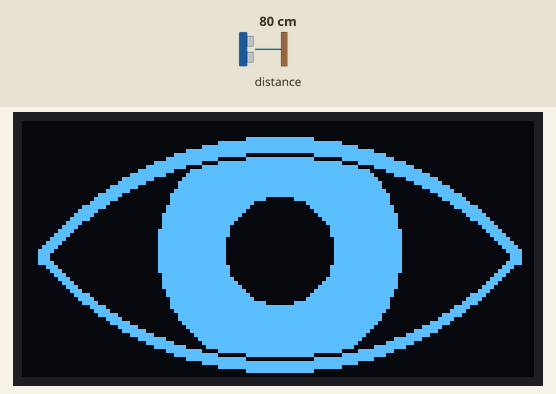
The sketch below on a simulated Arduino Uno, built for the host (arithmetic inside an expression is 32-bit, double 64-bit). On the bench: 128×64 one-colour display. Inputs (shaded band) come from the test bench; at power-on: distance to the obstacle 80 cm. Random numbers use the default seed unless the sketch sets one.

Above: at 1.2 s.
1.3 s: distance to the obstacle set to 2 cm
2.8 s: distance to the obstacle set to 35 cm
At 5.0 s:
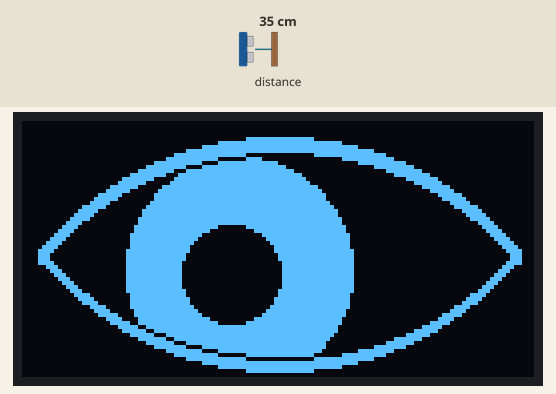
5.4 s: distance to the obstacle set to 4 cm
At 5.43 s:
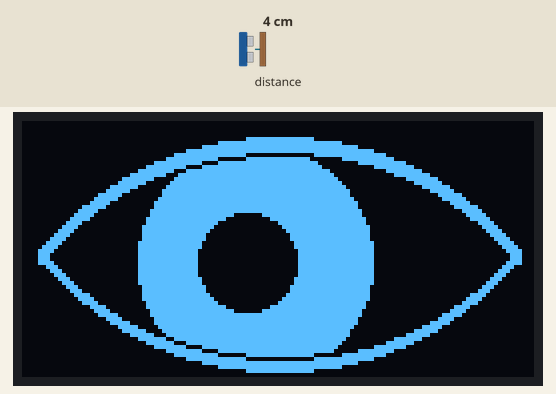
Timing chart, 0 to 8.4 s (numbered marks = the images above; inputs shaded):
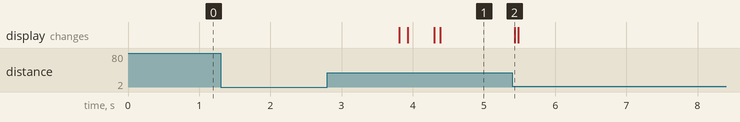

The sketch:

Object_Tracking_Eye.ino
```cpp
#include "EyeDisplay.h"
#include <Wire.h>
#include <SparkFun_APDS9960.h>

EyeDisplay eye(-1);
SparkFun_APDS9960 apds = SparkFun_APDS9960();

enum State { IDLE, ALERT };
State state = IDLE;

uint8_t proximityData = 0;
constexpr uint8_t nearThreshold = 30;

unsigned long lastAlert;
unsigned long alertDuration = 1000;

void setup() {
    randomSeed(analogRead(0));
    // Serial.begin(9600);

    // Enable gesture sensor and proximity sensor, with no interrupt
    apds.init();
    apds.enableGestureSensor(false);
    apds.setProximityGain(PGAIN_2X);
    apds.enableProximitySensor(false);

    eye.begin();
    setIdle();
}

void loop() {
    apds.readProximity(proximityData);
    apds.clearProximityInt();
    if (proximityData > nearThreshold) {
        setAlert();
    } else if (millis() - lastAlert > alertDuration) {
        setIdle();
    }

    if (state == IDLE)
        runIdle();

    eye.update();
}

unsigned long lastBlink;
unsigned long lastMove;
unsigned long minBlinkInterval = 5000;
unsigned long maxMoveInterval = 1500;
int blinkFreq = 250;
int moveFreq = 70;

void setIdle() {
    state = State::IDLE;

    eye.setIrisSpeed(1.5);
    eye.setTopSpeed(5);
}

void setAlert() {
    state = State::ALERT;
    lastAlert = millis();

    eye.setIrisSpeed(4);
    eye.moveIris(0, 0);
    eye.moveTop(EyeDisplay::top_d0);
    while (eye.isIrisMoving() || eye.isTopMoving()) {
        eye.update();
    }

    if (apds.isGestureAvailable()) {
        switch (apds.readGesture()) {
            case DIR_UP:
                eye.moveIris(0, 20); break;
            case DIR_DOWN:
                eye.moveIris(0, -20); break;
            case DIR_LEFT:
                eye.moveIris(25, 0); break;
            case DIR_RIGHT:
                eye.moveIris(-25, 0); break;
            default:
                eye.moveIris(0, 0);
        }
    }
}

void runIdle() {
    if (millis() - lastBlink > minBlinkInterval && random(blinkFreq) == 0) {
        eye.blink();
        lastBlink = millis();
    }
    if (millis() - lastMove > maxMoveInterval || random(moveFreq) == 0) {
        eye.moveIris(random(-10, 11), random(-8, 9));
        lastMove = millis();
    }
}

void runAlert() {
}
```

EyeDisplay.cpp
```cpp
#include "EyeDisplay.h"

EyeDisplay::EyeDisplay(uint8_t rst_pin) :
display(screenWidth, screenHeight, &Wire, rst_pin) {}

void EyeDisplay::begin() {
    // Begin. Read address is 0x3C.
    display.begin(SSD1306_SWITCHCAPVCC, 0x3C);
}

void EyeDisplay::update() {
    // Check if current pos exceeded final pos
    updateMove(iris_x, iris_xf, iris_dx);
    updateMove(iris_y, iris_yf, iris_dy);
    updateMove(top_d, top_df, top_dd);

    // Blink update
    if (isBlinking) {
        if (top_d == top_d0) {
            isBlinking = false;
        }
        if (top_d == btm_d0) {
            moveTop(top_d0);
        }
    }

    draw();
}

void EyeDisplay::moveIris(float x, float y) {
    iris_xf = x;
    iris_yf = y;

    float delta_x = iris_xf - iris_x;
    float delta_y = iris_yf - iris_y;
    float distance = sqrt(delta_x * delta_x + delta_y * delta_y);

    iris_dx = (distance == 0) ? 0 : delta_x / distance * iris_v;
    iris_dy = (distance == 0) ? 0 : delta_y / distance * iris_v;
}

void EyeDisplay::moveTop(float d) {
    top_df = d;

    top_dd = (top_df - top_d >= 0) ? top_v : - top_v;
}

void EyeDisplay::setIrisSpeed(float v) {
    iris_dx *= v / iris_v;
    iris_dy *= v / iris_v;

    iris_v = v;
}

void EyeDisplay::setTopSpeed(float v) {
    top_dd *= v / top_v;

    top_v = v;
}

bool EyeDisplay::isIrisMoving() {
    return iris_dy != 0 && iris_dx != 0;
}

bool EyeDisplay::isTopMoving() {
    return top_dd != 0;
}

void EyeDisplay::blink() {
    isBlinking = true;
    moveTop(btm_d0);
}

void EyeDisplay::updateMove(float &x, float &xf, float &dx) {
    x += dx;
    if ((dx >= 0 ? 1 : -1) * (xf - x) < 0) {
        dx = 0;
        x = xf;
    }
}


/** ---------------------
*** Drawing functions
**/

void EyeDisplay::draw() {
    display.clearDisplay();

    // Draw iris + pupil
    drawIris(iris_x, iris_y);
    drawPupil(iris_x, iris_y);

    // Remove overlap
    rmOverlapLid(center_x, center_y + 4, lidLength, top_d, true);
    rmOverlapLid(center_x, center_y - 1, lidLength, btm_d0, false);

    drawLid(center_x, center_y, lidLength, top_d, 4);
    drawLid(center_x, center_y, lidLength, btm_d0, 3);

    display.display();
}

void EyeDisplay::drawIris(int off_x, int off_y) {
    double d = sqrt(off_x * off_x + off_y * off_y);
    int x = iris_x0 + off_x;
    int y = iris_y0 + off_y;
    int r = iris_r0 - d / 10;

    display.fillCircle(x, y, r, WHITE);
}

void EyeDisplay::drawPupil(int off_x, int off_y) {
    double d = sqrt(off_x * off_x + off_y * off_y);
    int x = iris_x0 + off_x * 1.2;
    int y = iris_y0 + off_y * 1.2;
    int r = pupil_r0 - d / 20;

    display.fillCircle(x, y, r, BLACK);
}


/* function drawLid()
Similar to writeCircle() from the gfx library
Rewritten to support stacking of the same circle, and to skip some section of the circle
*/
void EyeDisplay::drawLid(int x0, int yp, int c, int d, uint16_t stack) {
    // Special case d = 0
    // draw straight line instead of arc
    if (d == 0) {
        display.writeFillRect(
            x0 - c, yp, 2*c + 1, stack, WHITE);
        return;
    }

    // All variables below are constants
    // declared here to prevent recalculation
    int y0 = yp + (d*d - c*c) / (2*d);
    int r = abs((d*d + c*c) / (2*d));
    int maxY = r - abs(d);
    bool isTop = d < 0;


    // Used for circle generation
    // x and y needs to be long, int will cause overflow
    int f = 1 - r;
    int ddF_x = 1;
    int ddF_y = -2 * r;
    long x = 0;
    long y = r;

    // Draw start pixel
    int ys = (isTop) ? y0 - r : y0 + r;
    display.drawFastVLine(x0, ys, stack, WHITE);

    // Continue when x / y < maxX / maxY, maxX is c
    // Rearranged below to keep integer computation
    while (maxY * x < c * y) {
        if (f >= 0) {
            y--;
            ddF_y += 2;
            f += ddF_y;
        }
        x++;
        ddF_x += 2;
        f += ddF_x;

        int yc = (isTop) ? y0 - y : y0 + y;
        display.drawFastVLine(x0 + x, yc, stack, WHITE);
        display.drawFastVLine(x0 - x, yc, stack, WHITE);
    }
}

void EyeDisplay::rmOverlapPixel(int x, int y, bool rmUp) {
    if (rmUp) {
        display.writeFastVLine(x, 0, y + 1, BLACK);
    } else {
        display.writeFastVLine(x, y, screenHeight - y, BLACK);
    }
}

void EyeDisplay::rmOverlapLid(int x0, int yp, int c, int d, bool rmUp) {
    // Special case d=0
    if (d == 0) {
        if (rmUp) {
            display.writeFillRect(x0 - c, 0, 2*c + 1, yp + 1, BLACK);
        } else {
            display.writeFillRect(x0 - c, yp, 2*c + 1, screenHeight - yp, BLACK);
        }
        return;
    }


    // All variables below are constants, declared here to prevent recalculation
    int y0 = yp + (d*d - c*c) / (2*d);
    int r = abs((d*d + c*c) / (2*d));
    int maxY = r - abs(d);
    bool isTop = d < 0;


    // Used for circle generation
    // x and y needs to be long, int will cause overflow
    int f = 1 - r;
    int ddF_x = 1;
    int ddF_y = -2 * r;
    long x = 0;
    long y = r;

    // Remove overlap over starting pixel
    int ys = (isTop) ? y0 - r : y0 + r;
    rmOverlapPixel(x0, ys, rmUp);

    // Continue when x / y < maxX / maxY, maxX is c
    // Rearranged below to keep integer computation
    while (maxY * x < c * y) {
        if (f >= 0) {
            y--;
            ddF_y += 2;
            f += ddF_y;
        }
        x++;
        ddF_x += 2;
        f += ddF_x;

        int yc = (isTop) ? y0 - y : y0 + y;
        rmOverlapPixel(x0 + x, yc, rmUp);
        rmOverlapPixel(x0 - x, yc, rmUp);
    }
}
```

EyeDisplay.h
```cpp
#ifndef EYE_DISPLAY_H
#define EYE_DISPLAY_H

#include <Arduino.h>
#include <Wire.h>
#include <Adafruit_GFX.h>
#include <Adafruit_SSD1306.h>

class EyeDisplay {
public:
    EyeDisplay(uint8_t rst_pin);
    void begin();
    void update();

    void blink();
    void moveIris(float x, float y);
    void moveTop(float d);

    void setIrisSpeed(float v);
    void setTopSpeed(float v);

    bool isIrisMoving();
    bool isTopMoving();

    static constexpr uint16_t
        screenWidth  = 128,
        screenHeight = 64;

    static constexpr int
        center_x = screenWidth / 2,
        center_y = screenHeight / 2;

    // Initial eye lid values
    static constexpr int
        lidLength = 60,
        top_d0 = -28,
        btm_d0 = 28;

    // Initial iris values
    static constexpr int
        iris_x0 = center_x,
        iris_y0 = center_y,
        iris_r0 = 30,
        pupil_r0 = 13;


private:
    Adafruit_SSD1306 display;

    // Eye lids current pos
    bool isBlinking = false;

    float top_d  = top_d0;
    float top_df = top_d0;
    float top_dd = 0;

    float top_v = 3;

    // Iris current pos
    float iris_x  = 0;
    float iris_y  = 0;
    float iris_xf = 0;
    float iris_yf = 0;
    float iris_dx = 0;
    float iris_dy = 0;

    float iris_v = 1;

    void updateMove(float &x, float &xf, float &dx);

    void draw();
    void drawIris(int off_x, int off_y);
    void drawPupil(int off_x, int off_y);
    void drawLid(int x0, int yp, int c, int d, uint16_t stack);
    void rmOverlapPixel(int x, int y, bool rmUp);
    void rmOverlapLid(int x0, int yp, int c, int d, bool rmUp);
};

#endif
```

Measured:
- after the input at 1.3 s, every drawn part: stays the same
- after the input at 2.8 s, the display: first changes after 1.0 s (image 1 shows a later state)
